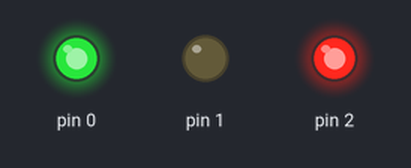
This sketch was run on a simulated Arduino Mega 2560, built with avr-gcc and run on an emulated ATmega2560. On the bench: output pins drawn as LEDs (lit = HIGH).

Above: at 0.5 s.
At 1.2 s:
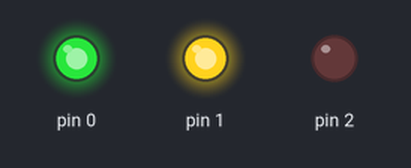
At 4.7 s:
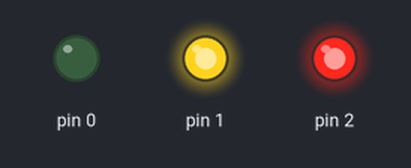
Timing chart, 0 to 5.8 s (numbered marks = the images above):
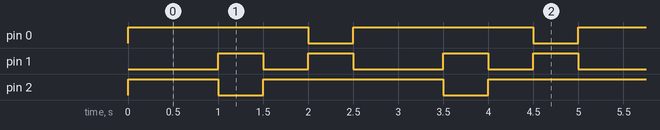

The sketch:

sketch.ino
```cpp
void setup() {
  // put your setup code here, to run once:
    pinMode(0, OUTPUT);
    pinMode(1, OUTPUT);
    pinMode(2, OUTPUT);

}

void loop() {

//yellow
    digitalWrite(0, HIGH);
    digitalWrite(1, LOW);
    digitalWrite(2, HIGH);
    delay(1000);

//red
    digitalWrite(0, HIGH);
    digitalWrite(1, HIGH);
    digitalWrite(2, LOW);
    delay(500);

//yellow
    digitalWrite(0, HIGH);
    digitalWrite(1, LOW);
    digitalWrite(2, HIGH);
    delay(500);

//green
    digitalWrite(0, LOW);
    digitalWrite(1,HIGH);
    digitalWrite(2, HIGH);
    delay(500);
}
```

Measured:
- by itself, pin 0: alternates HIGH for 2.0 s and LOW for 0.50 s
- by itself, pin 1: repeats every 2.5 s: LOW 0.50 s, HIGH 0.50 s, LOW 1.0 s, HIGH 0.50 s
- by itself, pin 2: repeats every 2.5 s: LOW 0.50 s, HIGH 2.0 s
